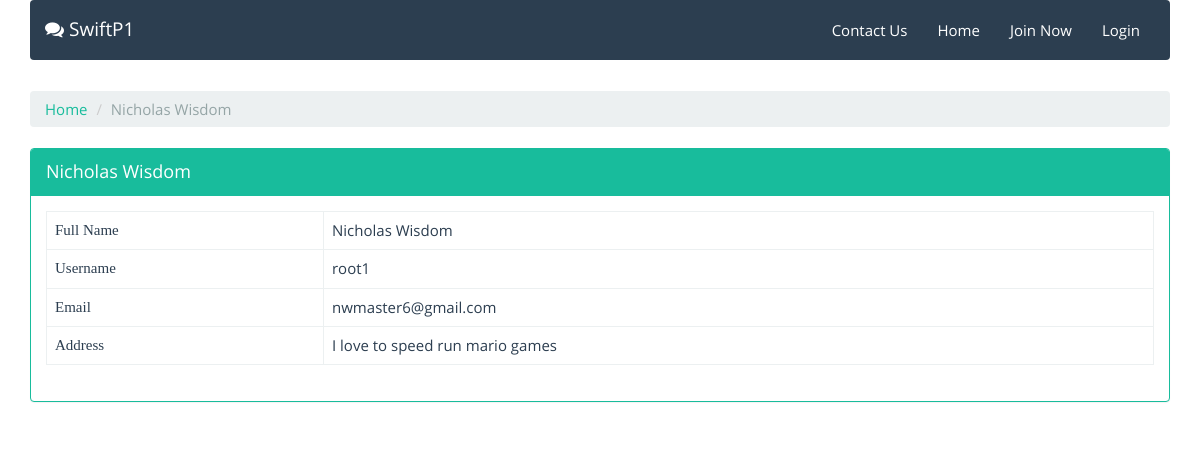
Screenshot of /user-detail.php?userid=4 with the database file from the repository.
### tables this page shows
CREATE TABLE `users` (
  `user_id` int(11) NOT NULL,
  `fname` varchar(255) NOT NULL,
  `username` varchar(255) NOT NULL,
  `img` varchar(255) NOT NULL,
  `email` varchar(255) NOT NULL,
  `pwd` varchar(255) NOT NULL,
  `address` text NOT NULL,
  `reg_time` timestamp NOT NULL DEFAULT current_timestamp() ON UPDATE current_timestamp()
);

### common/functions.php (called while the page is built, shortened)
<?php
$con=mysqli_connect('localhost','root','','forum');
function get_user_by_id($id){
	$res=array();
	global $con;
	$query=mysqli_query($con,"SELECT * FROM users WHERE user_id='$id'");
	if(mysqli_num_rows($query)>0){
		$res['bool']=true;
		$res['allData']=mysqli_fetch_assoc($query);
	}else{
		$res['bool']=false;
		$res['msg']=mysqli_error($con);
	}
	return $res;
}
?>

### user-detail.php (the view)
<?php include('common/header.php'); ?>
<?php
	$id=(int)$_GET['userid'];
	$result=get_user_by_id($id);
?>
<div class="row">
	<div class="col-md-12">
		<ul class="breadcrumb">
			<li><a href="index.php">Home</a></li>
			<li class="active"><?php echo $result['allData']['fname']; ?></li>
		</ul>
	</div>
</div>
			<div class="row">
				<div class="col-md-12">
					<div class="panel panel-success">
						<div class="panel-heading"><?php echo $result['allData']['fname']; ?></div>
						<div class="panel-body thread-container">
							<table class="table table-bordered">
								<tr>
									<th>Full Name</th>
									<td><?php echo $result['allData']['fname']; ?></td>
								</tr>
								<tr>
									<th>Username</th>
									<td><?php echo $result['allData']['username']; ?></td>
								</tr>
								<tr>
									<th>Email</th>
									<td><?php echo $result['allData']['email']; ?></td>
								</tr>
								<tr>
									<th>Address</th>
									<td><?php echo $result['allData']['address']; ?></td>
								</tr>
							</table>
						</div>
					</div>
				</div>
			</div>
<?php include('common/footer.php'); ?>

### css/style.css (style rules this page uses)
body { font-family: openR; }
ul,ol,li,p,h1,h2,h3,h4,h5,h6 { margin: 0px; padding: 0px; line-height: normal; }
a,a:hover,a:visited,a:link { text-decoration: none; outline: none; }
table tr th { font-family: openSB; font-weight: normal; }
.panel-heading { font-size: 18px; }

### rows the page displays
users: fname "Nicholas Wisdom", username "root1", email "nwmaster6@gmail.com", address "I love to speed run mario games"
